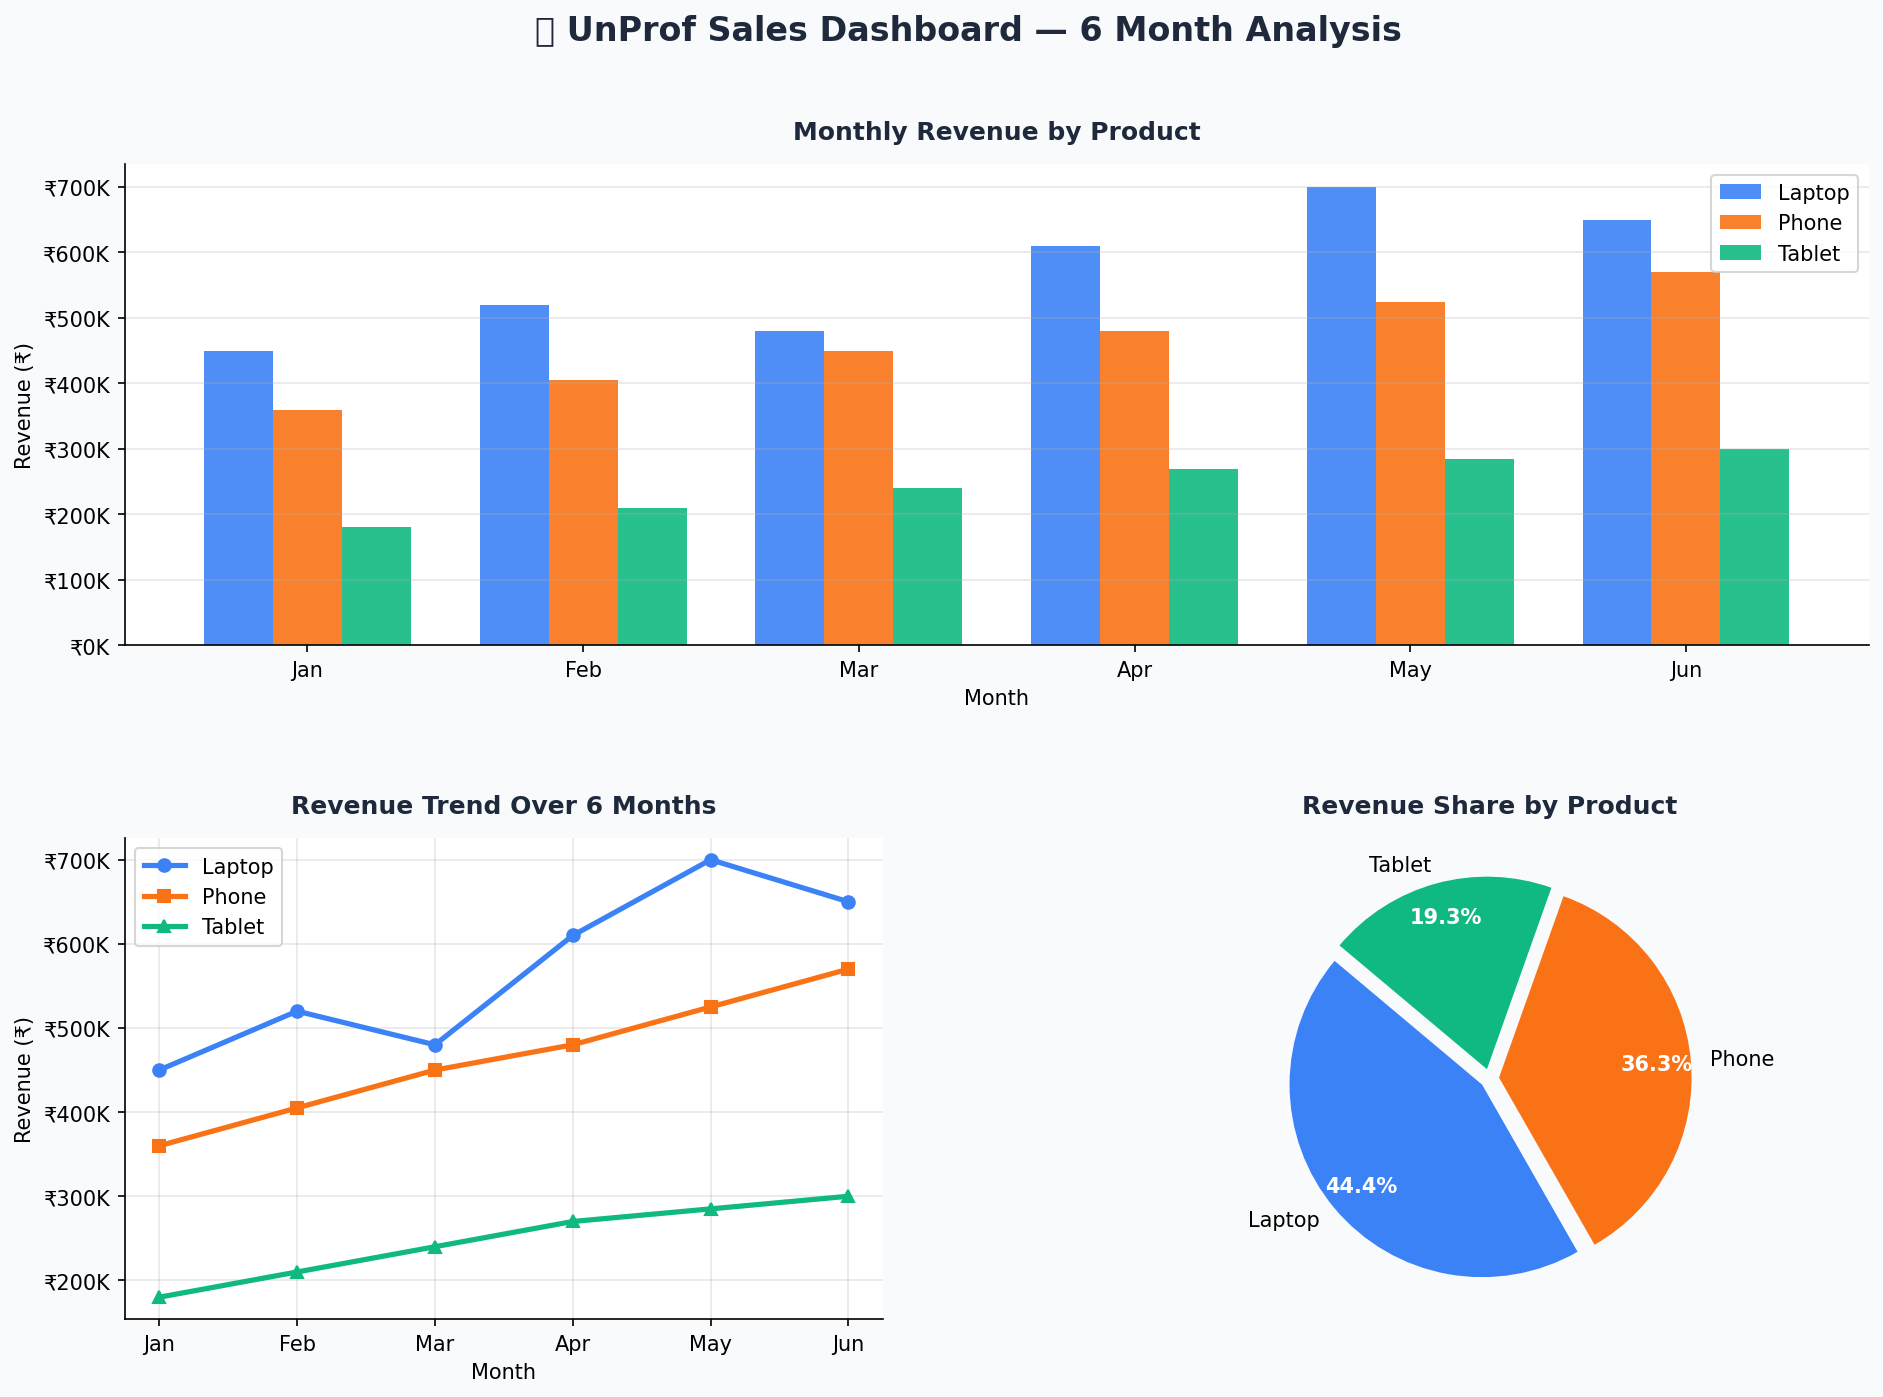

This chart was generated by the following Python code:
import numpy as np
import pandas as pd
import matplotlib.pyplot as plt
import matplotlib.gridspec as gridspec

SALES_FILE = "sales_data.csv"
MONTHS     = ["Jan", "Feb", "Mar", "Apr", "May", "Jun"]
PRODUCTS   = ["Laptop", "Phone", "Tablet"]
COLORS     = ["#3B82F6", "#F97316", "#10B981"]


def load_and_analyze():
    df = pd.read_csv(SALES_FILE)

    laptop_rev = np.array(df[df["product"] == "Laptop"]["revenue"])
    phone_rev  = np.array(df[df["product"] == "Phone"]["revenue"])
    tablet_rev = np.array(df[df["product"] == "Tablet"]["revenue"])

    all_revenue = np.array(df["revenue"])
    all_units   = np.array(df["units_sold"])

    print("=" * 50)
    print("       📊 SALES DATA ANALYSIS — DAY 7")
    print("=" * 50)

    print("\n📌 NumPy Array — All Revenue Values:")
    print(f"  {all_revenue}")

    print("\n📌 Array Slicing — First 3 months revenue:")
    print(f"  {all_revenue[:9]}")

    print("\n📌 Basic Stats (NumPy):")
    print(f"  Total Revenue   : ₹{np.sum(all_revenue):,}")
    print(f"  Average Revenue : ₹{np.mean(all_revenue):,.0f}")
    print(f"  Max Revenue     : ₹{np.max(all_revenue):,}")
    print(f"  Min Revenue     : ₹{np.min(all_revenue):,}")
    print(f"  Std Deviation   : ₹{np.std(all_revenue):,.0f}")

    print("\n📌 Product-wise Total Revenue:")
    for product, rev in zip(PRODUCTS, [laptop_rev, phone_rev, tablet_rev]):
        print(f"  {product:<8}: ₹{np.sum(rev):,}")

    print("=" * 50)

    return laptop_rev, phone_rev, tablet_rev, all_revenue


def create_dashboard(laptop_rev, phone_rev, tablet_rev, all_revenue):
    fig = plt.figure(figsize=(15, 10))
    fig.patch.set_facecolor("#F8FAFC")
    fig.suptitle("📊 UnProf Sales Dashboard — 6 Month Analysis",
                 fontsize=16, fontweight="bold", color="#1E293B", y=0.98)

    gs = gridspec.GridSpec(2, 2, figure=fig, hspace=0.4, wspace=0.3)

    # ── Bar Chart: Monthly Revenue by Product ──────────────────
    ax1 = fig.add_subplot(gs[0, :])
    ax1.set_facecolor("#FFFFFF")
    x = np.arange(len(MONTHS))
    width = 0.25

    ax1.bar(x - width, laptop_rev, width, label="Laptop", color=COLORS[0], alpha=0.9)
    ax1.bar(x,         phone_rev,  width, label="Phone",  color=COLORS[1], alpha=0.9)
    ax1.bar(x + width, tablet_rev, width, label="Tablet", color=COLORS[2], alpha=0.9)

    ax1.set_title("Monthly Revenue by Product", fontweight="bold", color="#1E293B", pad=12)
    ax1.set_xlabel("Month")
    ax1.set_ylabel("Revenue (₹)")
    ax1.set_xticks(x)
    ax1.set_xticklabels(MONTHS)
    ax1.legend()
    ax1.yaxis.set_major_formatter(plt.FuncFormatter(lambda v, _: f"₹{v/1000:.0f}K"))
    ax1.grid(axis="y", alpha=0.3)
    ax1.spines[["top", "right"]].set_visible(False)

    # ── Line Chart: Monthly Revenue Trend per Product ──────────
    ax2 = fig.add_subplot(gs[1, 0])
    ax2.set_facecolor("#FFFFFF")

    ax2.plot(MONTHS, laptop_rev, marker="o", color=COLORS[0], linewidth=2.5, label="Laptop")
    ax2.plot(MONTHS, phone_rev,  marker="s", color=COLORS[1], linewidth=2.5, label="Phone")
    ax2.plot(MONTHS, tablet_rev, marker="^", color=COLORS[2], linewidth=2.5, label="Tablet")

    ax2.set_title("Revenue Trend Over 6 Months", fontweight="bold", color="#1E293B", pad=12)
    ax2.set_xlabel("Month")
    ax2.set_ylabel("Revenue (₹)")
    ax2.legend()
    ax2.yaxis.set_major_formatter(plt.FuncFormatter(lambda v, _: f"₹{v/1000:.0f}K"))
    ax2.grid(alpha=0.3)
    ax2.spines[["top", "right"]].set_visible(False)

    # ── Pie Chart: Total Revenue Share by Product ───────────────
    ax3 = fig.add_subplot(gs[1, 1])
    ax3.set_facecolor("#FFFFFF")

    totals = [np.sum(laptop_rev), np.sum(phone_rev), np.sum(tablet_rev)]
    explode = (0.05, 0.05, 0.05)

    wedges, texts, autotexts = ax3.pie(
        totals,
        labels=PRODUCTS,
        colors=COLORS,
        autopct="%1.1f%%",
        explode=explode,
        startangle=140,
        pctdistance=0.82,
    )
    for text in autotexts:
        text.set_fontweight("bold")
        text.set_color("white")

    ax3.set_title("Revenue Share by Product", fontweight="bold", color="#1E293B", pad=12)

    plt.savefig("sales_dashboard.png", dpi=150, bbox_inches="tight",
                facecolor=fig.get_facecolor())
    print("\n✅ Dashboard saved as 'sales_dashboard.png'")
    plt.show()


def main():
    laptop_rev, phone_rev, tablet_rev, all_revenue = load_and_analyze()
    create_dashboard(laptop_rev, phone_rev, tablet_rev, all_revenue)


if __name__ == "__main__":
    main()
